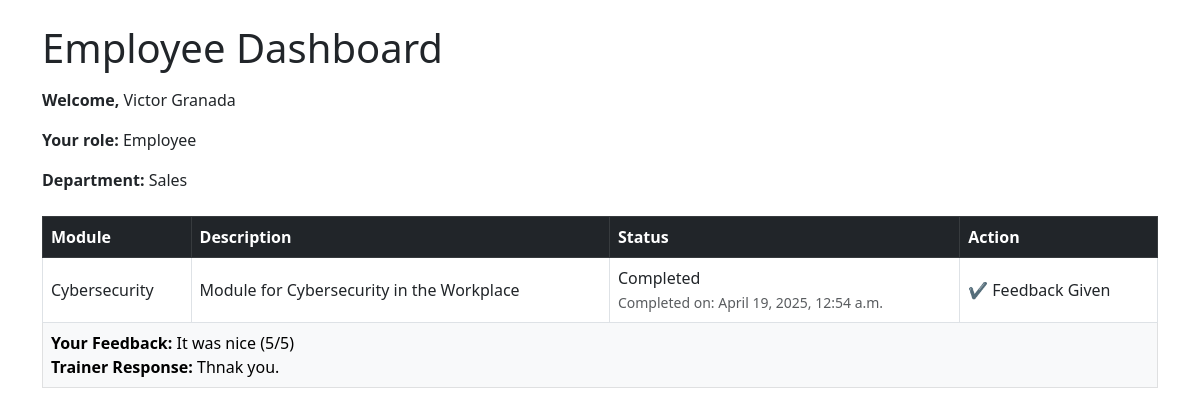
Before: /employee/ (signed in) with the older database file.
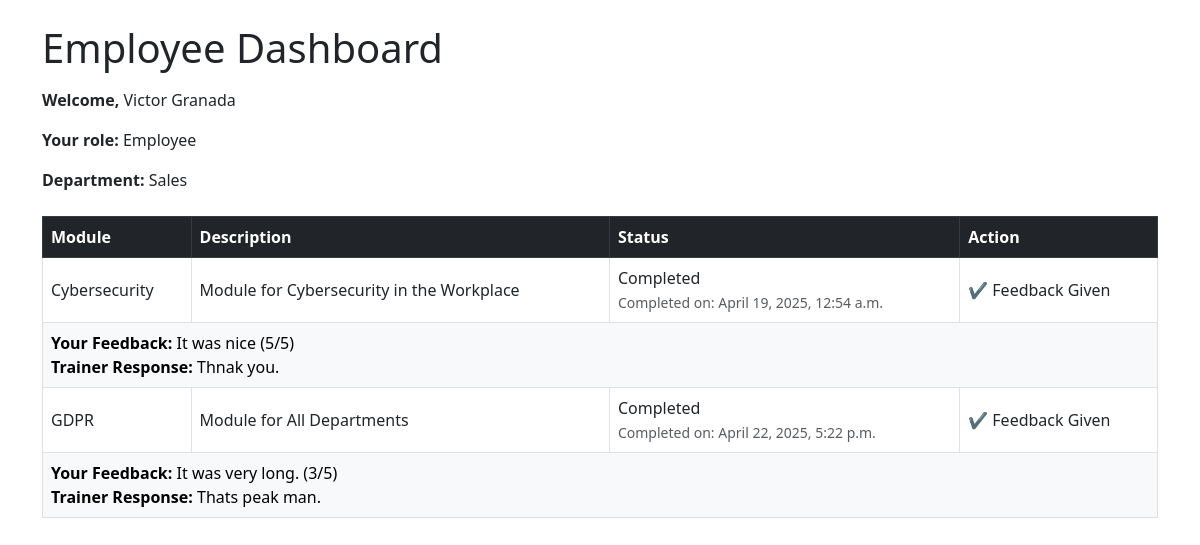
After: the same page with the newer database file.
### core/models.py (models this page shows, shortened)
class User(AbstractUser):
    ROLE_CHOICES = [
        ('admin', 'Admin'),
        ('manager', 'Manager'),
        ('trainer', 'Trainer'),
        ('employee', 'Employee'),
    ]
    role = models.CharField(max_length=20, choices=ROLE_CHOICES)
    objects = CustomUserManager()
    REQUIRED_FIELDS = ['email', 'first_name', 'last_name'] # Prompt for Name & Email

class Department(models.Model):
    name = models.CharField(max_length=100)
    manager = models.OneToOneField('Manager', on_delete=models.SET_NULL, null=True, blank=True, related_name='managed_department')

class Assignment(models.Model):
    STATUS_CHOICES = [
        ('Not Started', 'Not Started'),
        ('In Progress', 'In Progress'),
        ('Completed', 'Completed'),
    ]
    employee = models.ForeignKey(Employee, on_delete=models.CASCADE)
    module = models.ForeignKey(TrainingModule, on_delete=models.CASCADE)
    assigned_by = models.ForeignKey(Manager, on_delete=models.CASCADE)
    assigned_on = models.DateTimeField(auto_now_add=True)
    status = models.CharField(max_length=20, choices=STATUS_CHOICES, default='Not Started')

class TrainingModule(models.Model):
    title = models.CharField(max_length=200)
    description = models.TextField()
    created_by = models.ForeignKey(Trainer, on_delete=models.SET_NULL, null=True)

class Completion(models.Model):
    employee = models.ForeignKey(Employee, on_delete=models.CASCADE)
    module = models.ForeignKey(TrainingModule, on_delete=models.CASCADE)
    completed_on = models.DateTimeField(auto_now_add=True)
    class Meta:
        unique_together = ('employee', 'module')

class Feedback(models.Model):
    user = models.ForeignKey(Employee, on_delete=models.CASCADE)
    module = models.ForeignKey(TrainingModule, on_delete=models.CASCADE)
    comment = models.TextField(blank=True)
    rating = models.IntegerField()
    created_at = models.DateTimeField(auto_now_add=True)
    class Meta:
        unique_together = ('user', 'module')

class FeedbackResponse(models.Model):
    feedback = models.OneToOneField(Feedback, on_delete=models.CASCADE)
    responder = models.ForeignKey(Trainer, on_delete=models.CASCADE)
    response_text = models.TextField()
    responded_at = models.DateTimeField(auto_now_add=True)

### core/views.py (the view)
# urls.py: path('employee/', views.employee_dashboard, name='employee_dashboard'),
@login_required
def employee_dashboard(request):
    employee = Employee.objects.get(user=request.user)
    assignments = Assignment.objects.filter(employee=employee)
    department = employee.department
    for assignment in assignments:
        assignment.feedback_given = Feedback.objects.filter(
            user=employee,
            module=assignment.module
        ).exists()
    context = {
        'assignments': assignments,
        'department': department,
    }
    return render(request, 'core/employee_dashboard.html', context)

### core/templates/core/employee_dashboard.html (shortened to what this page needs)
<!DOCTYPE html>
<html lang="en">
<head>
    <link href="https://cdn.jsdelivr.net/npm/bootstrap@5.3.0/dist/css/bootstrap.min.css" rel="stylesheet">
</head>
<body>
<div class="container mt-4">
    <h1 class="mb-3">Employee Dashboard</h1>
    <div class="mb-4">
        <p><strong>Welcome, </strong> {{ user.get_full_name }}</p>
        <p><strong>Your role:</strong> {{ user.role|capfirst }}</p>
        <p><strong>Department:</strong> {{ department.name|capfirst }}</p>
    </div>
    <table class="table table-bordered table-hover align-middle">
        <thead class="table-dark">
            <tr>
                <th>Module</th>
                <th>Description</th>
                <th>Status</th>
                <th>Action</th>
            </tr>
        </thead>
        <tbody>
            {% for assignment in assignments %}
            <tr>
                <td>{{ assignment.module.title }}</td>
                <td>{{ assignment.module.description }}</td>
                <td>
                    {{ assignment.status }}
                    {% if assignment.status == 'Completed' %}
                        <br>
                        {% for completion in assignment.employee.completion_set.all %}
                            {% if completion.module == assignment.module %}
                                <small class="text-muted">Completed on: {{ completion.completed_on }}</small>
                            {% endif %}
                        {% endfor %}
                    {% endif %}
                </td>
                <td>
                    {% if assignment.status != 'Completed' %}
                        <a href="{% url 'training_module_page' assignment.id %}" class="btn btn-sm btn-outline-secondary">
                            Open Module
                        </a>
                    {% else %}
                        {% if assignment.feedback_given %}
                            ✔️ Feedback Given
                        {% else %}
                            <a href="{% url 'leave_feedback' assignment.id %}" class="btn btn-sm btn-outline-primary">Leave Feedback</a>
                        {% endif %}
                    {% endif %}
                </td>
            </tr>
            {% if assignment.status == 'Completed' %}
                {% for feedback in assignment.employee.feedback_set.all %}
                    {% if feedback.module == assignment.module %}
                    <tr class="table-light">
                        <td colspan="4">
                            <strong>Your Feedback:</strong> {{ feedback.comment }} ({{ feedback.rating }}/5)<br>
                            {% if feedback.feedbackresponse %}
                                <strong>Trainer Response:</strong> {{ feedback.feedbackresponse.response_text }}
                            {% else %}
                                <em class="text-muted">Waiting for trainer response...</em>
                            {% endif %}
                        </td>
                    </tr>
                    {% endif %}
                {% endfor %}
            {% endif %}
            {% empty %}
            <tr>
                <td colspan="4" class="text-center">You have no assigned modules.</td>
            </tr>
            {% endfor %}
        </tbody>
    </table>
</div>
</body>
</html>

Changed rows visible on the page:
added Assignment: module "GDPR", module.description "Module for All Departments", status "Completed", shows "✔️ Feedback Given"
added Completion: completed_on "April 22, 2025, 5:22 p.m.", shown under "GDPR"
added Feedback: comment "It was very long.", rating "3", feedbackresponse.response_text "Thats peak man.", shown under "GDPR"
